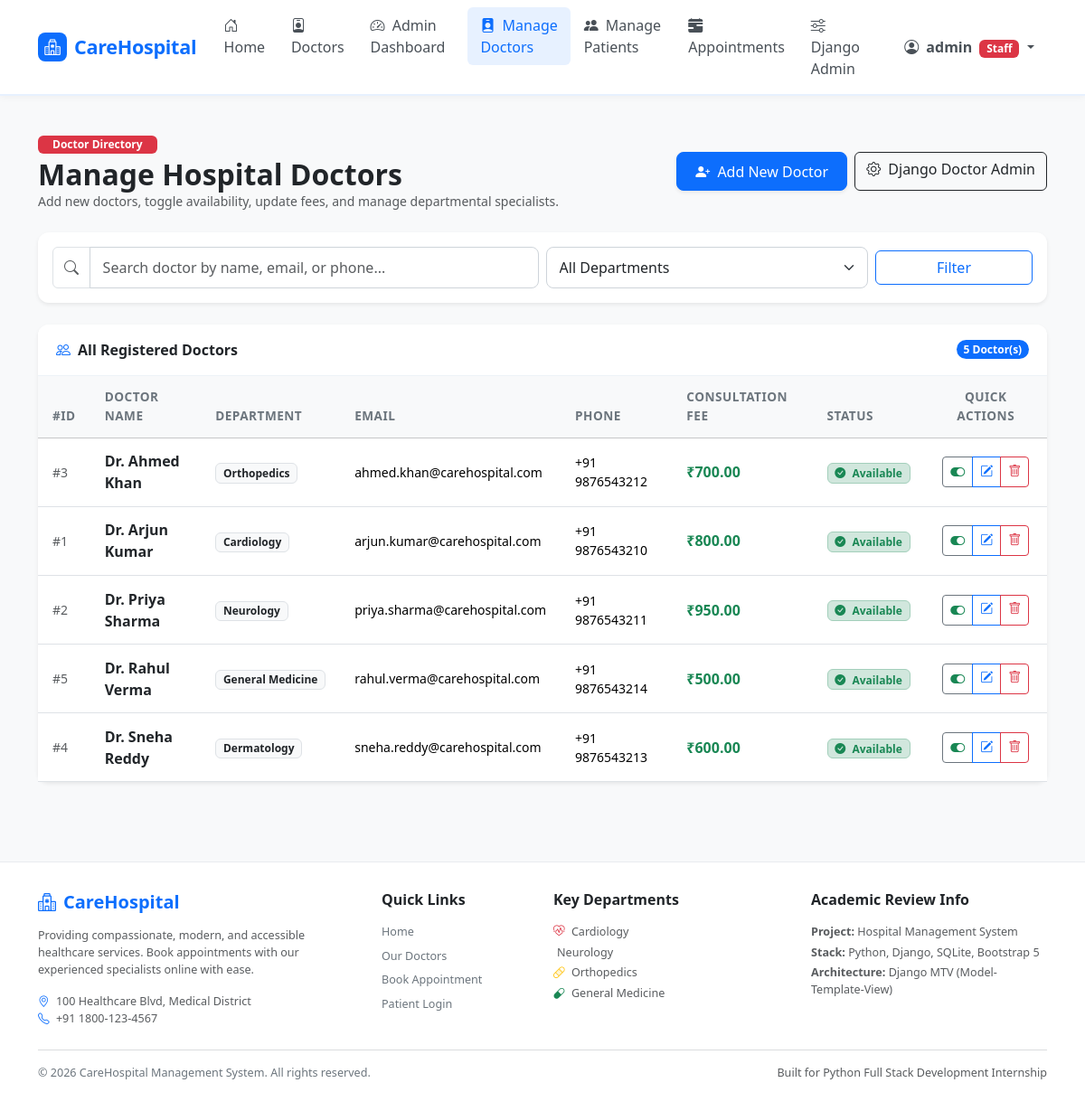
The app's page /custom-admin/doctors/ (signed in) with its own data.
### management/models.py (models this page shows, shortened)
class Doctor(models.Model):
    name = models.CharField(max_length=100)
    department = models.CharField(max_length=100)
    email = models.EmailField()
    phone = models.CharField(max_length=20)
    consultation_fee = models.DecimalField(max_digits=10, decimal_places=2)
    available = models.BooleanField(default=True)
    class Meta:
        ordering = ['name']

### management/views.py (the view)
# urls.py: path('custom-admin/doctors/', views.admin_doctors_view, name='admin_doctors'),
@staff_member_required
def admin_doctors_view(request):
    query = request.GET.get('q', '').strip()
    dept_filter = request.GET.get('department', '').strip()
    doctors = Doctor.objects.all()
    if query:
        doctors = doctors.filter(Q(name__icontains=query) | Q(email__icontains=query) | Q(phone__icontains=query))
    if dept_filter:
        doctors = doctors.filter(department__iexact=dept_filter)
    departments = Doctor.objects.values_list('department', flat=True).distinct()
    form = DoctorForm()
    context = {
        'doctors': doctors,
        'departments': departments,
        'selected_dept': dept_filter,
        'search_query': query,
        'form': form,
    }
    return render(request, 'management/admin_doctors.html', context)

### management/templates/management/admin_doctors.html (shortened to what this page needs)
{% extends 'management/base.html' %}
{% load static %}
{% block content %}
<div class="container py-4">
    <div class="d-flex flex-wrap justify-content-between align-items-center mb-4">
        <div>
            <span class="badge bg-danger text-white fw-semibold px-3 py-1 mb-1">Doctor Directory</span>
            <h2 class="fw-bold text-dark mb-0">Manage Hospital Doctors</h2>
            <p class="text-muted small mb-0">Add new doctors, toggle availability, update fees, and manage departmental specialists.</p>
        </div>
        <div class="mt-3 mt-md-0 d-flex gap-2">
            <button type="button" class="btn btn-primary shadow-sm" data-bs-toggle="modal" data-bs-target="#addDoctorModal">
                <i class="bi bi-person-plus-fill me-1"></i> Add New Doctor
            </button>
            <a href="/admin/management/doctor/" target="_blank" class="btn btn-outline-dark">
                <i class="bi bi-gear me-1"></i> Django Doctor Admin
            </a>
        </div>
    </div>
    <div class="card p-3 mb-4 border-0 shadow-sm">
        <form method="GET" class="row g-2 align-items-center">
            <div class="col-md-6">
                <div class="input-group">
                    <span class="input-group-text bg-white text-muted"><i class="bi bi-search"></i></span>
                    <input type="text" name="q" class="form-control" placeholder="Search doctor by name, email, or phone..." value="{{ search_query }}">
                </div>
            </div>
            <div class="col-md-4">
                <select name="department" class="form-select">
                    <option value="">All Departments</option>
                </select>
            </div>
            <div class="col-md-2 d-grid">
                <button type="submit" class="btn btn-outline-primary">Filter</button>
            </div>
        </form>
    </div>
    <div class="card border-0 shadow-sm">
        <div class="card-header d-flex justify-content-between align-items-center">
            <span class="fw-semibold"><i class="bi bi-people me-2 text-primary"></i>All Registered Doctors</span>
            <span class="badge bg-primary rounded-pill">{{ doctors|length }} Doctor(s)</span>
        </div>
        <div class="card-body p-0">
            <div class="table-responsive">
                <table class="table table-hover align-middle mb-0">
                    <thead class="table-light">
                        <tr>
                            <th>#ID</th>
                            <th>Doctor Name</th>
                            <th>Department</th>
                            <th>Email</th>
                            <th>Phone</th>
                            <th>Consultation Fee</th>
                            <th>Status</th>
                            <th class="text-center">Quick Actions</th>
                        </tr>
                    </thead>
                    <tbody>
                        {% for doctor in doctors %}
                        <tr>
                            <td class="text-muted small">#{{ doctor.id }}</td>
                            <td>
                                <div class="fw-bold text-dark">{{ doctor.name }}</div>
                            </td>
                            <td>
                                <span class="badge bg-light text-dark border">{{ doctor.department }}</span>
                            </td>
                            <td class="small">{{ doctor.email }}</td>
                            <td class="small">{{ doctor.phone }}</td>
                            <td class="fw-bold text-success">₹{{ doctor.consultation_fee }}</td>
                            <td>
                                {% if doctor.available %}
                                    <span class="badge bg-success-subtle text-success border border-success-subtle">
                                        <i class="bi bi-check-circle-fill me-1"></i> Available
                                    </span>
                                {% else %}
                                    <span class="badge bg-danger-subtle text-danger border border-danger-subtle">
                                        <i class="bi bi-x-circle-fill me-1"></i> Unavailable
                                    </span>
                                {% endif %}
                            </td>
                            <td class="text-center">
                                <div class="btn-group btn-group-sm" role="group">
                                    <a href="{% url 'admin_toggle_doctor' doctor.id %}"
                                       class="btn btn-outline-secondary"
                                       title="Toggle Availability">
                                        {% if doctor.available %}
                                            <i class="bi bi-toggle-on text-success fs-6"></i>
                                        {% else %}
                                            <i class="bi bi-toggle-off text-muted fs-6"></i>
                                        {% endif %}
                                    </a>
                                    <a href="/admin/management/doctor/{{ doctor.id }}/change/" target="_blank"
                                       class="btn btn-outline-primary"
                                       title="Edit Doctor in Django Admin">
                                        <i class="bi bi-pencil-square"></i>
                                    </a>
                                    <a href="{% url 'admin_delete_doctor' doctor.id %}"
                                       class="btn btn-outline-danger"
                                       onclick="return confirm('Are you sure you want to delete Dr. {{ doctor.name }}? This will also remove associated appointments.');"
                                       title="Delete Doctor">
                                        <i class="bi bi-trash"></i>
                                    </a>
                                </div>
                            </td>
                        </tr>
                        {% endfor %}
                    </tbody>
                </table>
            </div>
        </div>
    </div>
</div>
{% endblock %}

### management/templates/management/base.html (shortened to what this page needs)
{% load static %}
<!DOCTYPE html>
<html lang="en">
<head>
    <link href="https://cdn.jsdelivr.net/npm/bootstrap@5.3.3/dist/css/bootstrap.min.css" rel="stylesheet">
    <link href="https://cdn.jsdelivr.net/npm/bootstrap-icons@1.11.3/font/bootstrap-icons.min.css" rel="stylesheet">
    <link rel="stylesheet" href="{% static 'management/css/style.css' %}">
</head>
<body>
    <nav class="navbar navbar-expand-lg sticky-top">
        <div class="container">
            <a class="navbar-brand d-flex align-items-center" href="{% url 'home' %}">
                <span class="brand-icon"><i class="bi bi-hospital"></i></span>
                <span>CareHospital</span>
            </a>
            <div class="collapse navbar-collapse" id="navbarContent">
                <ul class="navbar-nav me-auto mb-2 mb-lg-0">
                    <li class="nav-item">
                        <a class="nav-link {% if request.resolver_match.url_name == 'home' %}active{% endif %}" href="{% url 'home' %}">
                            <i class="bi bi-house-door me-1"></i> Home
                        </a>
                    </li>
                    <li class="nav-item">
                        <a class="nav-link {% if request.resolver_match.url_name == 'doctors' %}active{% endif %}" href="{% url 'doctors' %}">
                            <i class="bi bi-person-badge me-1"></i> Doctors
                        </a>
                    </li>
                    {% if user.is_authenticated and user.is_staff %}
                    <li class="nav-item">
                        <a class="nav-link {% if request.resolver_match.url_name == 'admin_dashboard' %}active{% endif %}" href="{% url 'admin_dashboard' %}">
                            <i class="bi bi-speedometer2 me-1"></i> Admin Dashboard
                        </a>
                    </li>
                    <li class="nav-item">
                        <a class="nav-link {% if request.resolver_match.url_name == 'admin_doctors' %}active{% endif %}" href="{% url 'admin_doctors' %}">
                            <i class="bi bi-person-badge-fill me-1"></i> Manage Doctors
                        </a>
                    </li>
                    <li class="nav-item">
                        <a class="nav-link {% if request.resolver_match.url_name == 'admin_patients' %}active{% endif %}" href="{% url 'admin_patients' %}">
                            <i class="bi bi-people-fill me-1"></i> Manage Patients
                        </a>
                    </li>
                    <li class="nav-item">
                        <a class="nav-link {% if request.resolver_match.url_name == 'admin_appointments' %}active{% endif %}" href="{% url 'admin_appointments' %}">
                            <i class="bi bi-calendar-range-fill me-1"></i> Appointments
                        </a>
                    </li>
                    <li class="nav-item">
                        <a class="nav-link" href="/admin/" target="_blank">
                            <i class="bi bi-sliders me-1"></i> Django Admin
                        </a>
                    </li>
                    {% endif %}
                </ul>
                <ul class="navbar-nav ms-auto mb-2 mb-lg-0 align-items-lg-center">
                    {% if user.is_authenticated %}
                    <li class="nav-item dropdown">
                        <a class="nav-link dropdown-toggle text-primary fw-semibold" href="#" role="button" data-bs-toggle="dropdown" aria-expanded="false">
                            <i class="bi bi-person-circle me-1"></i>
                            {% if user.first_name %}{{ user.first_name }}{% else %}{{ user.username }}{% endif %}
                            {% if user.is_staff %}<span class="badge bg-danger ms-1">Staff</span>{% endif %}
                        </a>
                    </li>
                    {% endif %}
                </ul>
            </div>
        </div>
    </nav>
    <main>
        {% block content %}{% endblock %}
    </main>
    <footer>
        <div class="container">
            <div class="row g-4 mb-4">
                <div class="col-lg-4 col-md-6">
                    <h5 class="text-primary fw-bold mb-3">
                        <i class="bi bi-hospital me-2"></i>CareHospital
                    </h5>
                    <p class="text-muted small">
                        Providing compassionate, modern, and accessible healthcare services. Book appointments with our experienced specialists online with ease.
                    </p>
                    <p class="small text-muted mb-0">
                        <i class="bi bi-geo-alt me-1 text-primary"></i> 100 Healthcare Blvd, Medical District
                    </p>
                    <p class="small text-muted mb-0">
                        <i class="bi bi-telephone me-1 text-primary"></i> +91 1800-123-4567
                    </p>
                </div>
                <div class="col-lg-2 col-md-6">
                    <h6 class="fw-bold mb-3 text-dark">Quick Links</h6>
                    <ul class="list-unstyled small">
                        <li class="mb-2"><a href="{% url 'home' %}">Home</a></li>
                        <li class="mb-2"><a href="{% url 'doctors' %}">Our Doctors</a></li>
                        <li class="mb-2"><a href="{% url 'book_appointment' %}">Book Appointment</a></li>
                        <li class="mb-2"><a href="{% url 'login' %}">Patient Login</a></li>
                    </ul>
                </div>
                <div class="col-lg-3 col-md-6">
                    <h6 class="fw-bold mb-3 text-dark">Key Departments</h6>
                    <ul class="list-unstyled small">
                        <li class="mb-1 text-muted"><i class="bi bi-heart-pulse text-danger me-1"></i> Cardiology</li>
                        <li class="mb-1 text-muted"> Neurology</li>
                        <li class="mb-1 text-muted"><i class="bi bi-bandaid text-warning me-1"></i> Orthopedics</li>
                        <li class="mb-1 text-muted"><i class="bi bi-capsule text-success me-1"></i> General Medicine</li>
                    </ul>
                </div>
                <div class="col-lg-3 col-md-6">
                    <h6 class="fw-bold mb-3 text-dark">Academic Review Info</h6>
                    <p class="small text-muted mb-1"><strong>Project:</strong> Hospital Management System</p>
                    <p class="small text-muted mb-1"><strong>Stack:</strong> Python, Django, SQLite, Bootstrap 5</p>
                    <p class="small text-muted mb-0"><strong>Architecture:</strong> Django MTV (Model-Template-View)</p>
                </div>
            </div>
            <hr class="my-3 text-secondary">
            <div class="row align-items-center">
                <div class="col-md-6 text-center text-md-start small">
                    &copy; 2026 CareHospital Management System. All rights reserved.
                </div>
                <div class="col-md-6 text-center text-md-end small text-muted">
                    Built for Python Full Stack Development Internship
                </div>
            </div>
        </div>
    </footer>
</body>
</html>

### records on screen
Doctor: id "3", name "Dr. Ahmed Khan", department "Orthopedics", email "ahmed.khan@carehospital.com", phone "+91 9876543212", consultation_fee "700.00", available True (drawn)
Doctor: id "1", name "Dr. Arjun Kumar", department "Cardiology", email "arjun.kumar@carehospital.com", phone "+91 9876543210", consultation_fee "800.00", available True (drawn)
Doctor: id "2", name "Dr. Priya Sharma", department "Neurology", email "priya.sharma@carehospital.com", phone "+91 9876543211", consultation_fee "950.00", available True (drawn)
Doctor: id "5", name "Dr. Rahul Verma", department "General Medicine", email "rahul.verma@carehospital.com", phone "+91 9876543214", consultation_fee "500.00", available True (drawn)
Doctor: id "4", name "Dr. Sneha Reddy", department "Dermatology", email "sneha.reddy@carehospital.com", phone "+91 9876543213", consultation_fee "600.00", available True (drawn)

### other values on screen
{{ user.username }} "admin"
{{ doctors|length }} "5"
